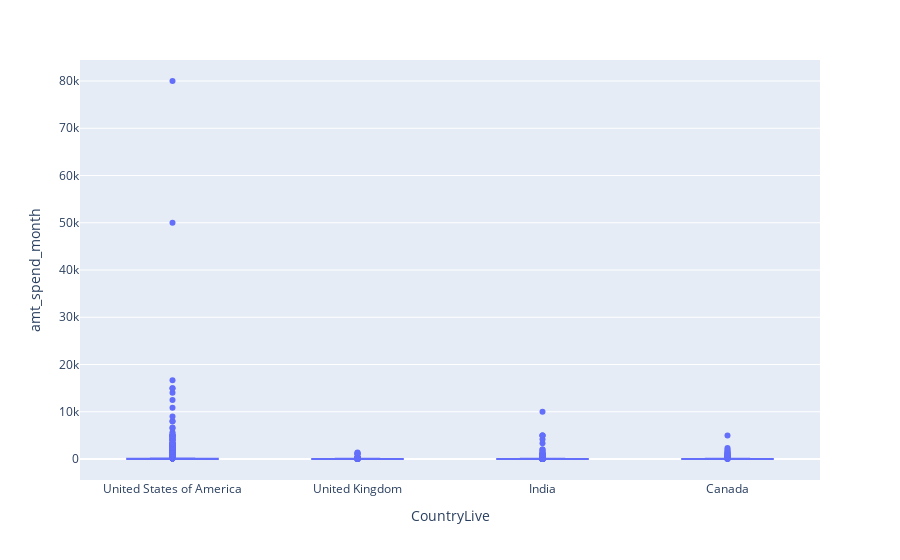

The notebook cell saved with this chart:
### Code cell
fig = px.box(ncs.query("CountryLive==['United States of America','India','United Kingdom','Canada']"), x='CountryLive',y='amt_spend_month',hover_data=['NetworkID'])
fig.show()

### Figure 1 — Plotly figure (JSON) as saved in the notebook; plotly's stock layout.template omitted (floating-point values rounded to 4 significant figures; data arrays with more than 128 entries replaced by an {"elided": "..."} marker saying what was removed)
{"data": [{"alignmentgroup": "True", "customdata": {"elided": "3915x1 str values"}, "hovertemplate": "CountryLive=%{x}<br>amt_spend_month=%{y}<br>NetworkID=%{customdata[0]}<extra></extra>", "legendgroup": "", "marker": {"color": "#636efa"}, "name": "", "notched": false, "offsetgroup": "", "orientation": "v", "showlegend": false, "type": "box", "x": {"elided": "3915 str values"}, "x0": " ", "xaxis": "x", "y": {"elided": "3915 float values"}, "y0": " ", "yaxis": "y"}], "layout": {"boxmode": "group", "legend": {"tracegroupgap": 0}, "margin": {"t": 60}, "xaxis": {"anchor": "y", "domain": [0, 1], "title": {"text": "CountryLive"}}, "yaxis": {"anchor": "x", "domain": [0, 1], "title": {"text": "amt_spend_month"}}}}
